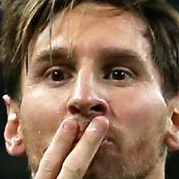
#> input picture model/dataset/cropped/lionel_messi/lionel_messi1.png, 179 x 179 px, found by its file name; its folder holds only this picture in this run
$ python sports_celebrity_classification.py
#> lines starting #> are read from the running program, lines starting #| are printed output that depends on the picture
import numpy as np
import cv2
import pywt
import os
import joblib

# Function to perform Wavelet Transform and return the transformed image
def w2d(img, mode='haar', level=1):
    imArray = img
    # Convert to grayscale
    imArray = cv2.cvtColor(imArray, cv2.COLOR_RGB2GRAY)
    # Convert to float
    imArray = np.float32(imArray)
    imArray /= 255
    # Compute coefficients
    coeffs = pywt.wavedec2(imArray, mode, level=level)

    # Process Coefficients
    coeffs_H = list(coeffs)
    coeffs_H[0] *= 0

    # Reconstruction
    imArray_H = pywt.waverec2(coeffs_H, mode)
    imArray_H *= 255
    imArray_H = np.uint8(imArray_H)

    return imArray_H

# Path to cropped data
path_to_cr_data = "C:/Users/HP/Desktop/python/project2/model/dataset/cropped/"

# Reload the cropped images and update X and y
def update_X_y(path_to_cr_data, class_dict):
    X, y = [], []
    for celeb_name, class_index in class_dict.items():
        celeb_folder = os.path.join(path_to_cr_data, celeb_name)
        print(f"Processing folder: {celeb_folder}")
        if os.path.exists(celeb_folder):
            for img_file in os.listdir(celeb_folder):
                img_path = os.path.join(celeb_folder, img_file)
                if os.path.isfile(img_path):
                    print(f"Processing image: {img_path}")
                    img = cv2.imread(img_path)
#> img is the input picture: shape (179, 179, 3); mean B, G, R 87, 109.2, 138.2
                    if img is not None:
                        scalled_raw_img = cv2.resize(img, (32, 32))
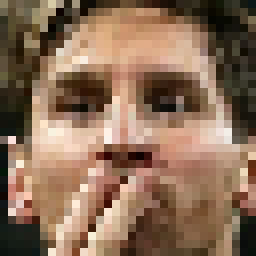
#> scalled_raw_img: shape (32, 32, 3) (shown 8 times larger); mean B, G, R 87.3, 109.7, 138.6
                        img_har = w2d(img, 'db1', 5)
#> in w2d, `imArray = cv2.cvtColor(imArray, cv2.COLOR_RGB2GRAY)`:
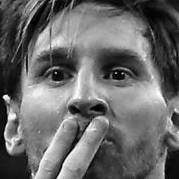
#> imArray: shape (179, 179); min 0, max 253, mean 105.9
#> in w2d, `coeffs = pywt.wavedec2(imArray, mode, level=level)`: coeffs = 6 items
#> in w2d, `imArray_H = pywt.waverec2(coeffs_H, mode)`:
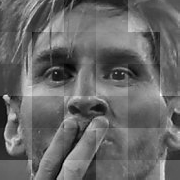
#> imArray_H: shape (180, 180) float32; min -0.564, max 0.815, mean 0.00176; drawn with min black and max white
#> in w2d, `imArray_H = np.uint8(imArray_H)`:
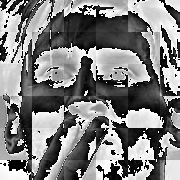
#> imArray_H: shape (180, 180); min 0, max 255, mean 127.1
                        scalled_img_har = cv2.resize(img_har, (32, 32))
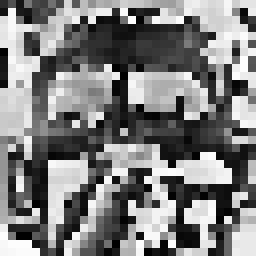
#> scalled_img_har: shape (32, 32) (shown 8 times larger); min 0, max 254, mean 124.9
                        combined_img = np.vstack((scalled_raw_img.reshape(32*32*3, 1), scalled_img_har.reshape(32*32, 1)))
#> combined_img = 4096 values, max 255 at index 1577, min 0 at index 126, mean 115.1
                        combined_img = combined_img.flatten()  # Ensure the combined image is 1D
                        X.append(combined_img)
                        y.append(class_index)
                    else:
                        print(f"Failed to read image: {img_path}")
        else:
            print(f"Folder does not exist: {celeb_folder}")
#> pass 2 of the loop in update_X_y, `for celeb_name, class_index in class_dict.items():`:
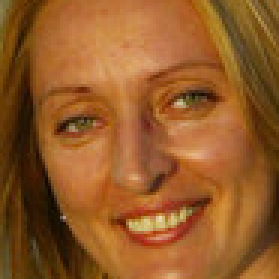
#> input picture model/dataset/cropped/maria_sharapova/maria_sharapova1.png, 93 x 93 px, found by its file name (shown 3 times larger)
#> in update_X_y, img is the input picture: shape (93, 93, 3); mean B, G, R 40.2, 90.6, 147.5
#> in w2d (call 2), `imArray_H = pywt.waverec2(coeffs_H, mode)`:
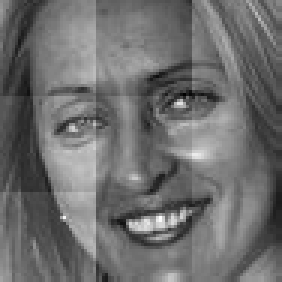
#> imArray_H: shape (94, 94) float32 (shown 3 times larger); min -0.321, max 0.426, mean 0.00167; drawn with min black and max white
#> in update_X_y, `scalled_img_har = cv2.resize(img_har, (32, 32))`:
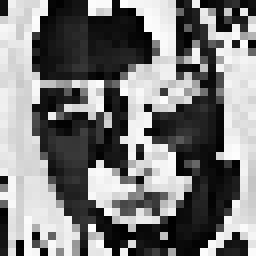
#> scalled_img_har: shape (32, 32) (shown 8 times larger); min 0, max 253, mean 122.8
#> combined_img = 4096 values, max 253 at index 3709, min 0 at index 2220, mean 99.95
    X = np.array(X)
    y = np.array(y)
    return X, y

# Define class dictionary (you may need to recreate this based on your original dataset)
class_dict = {
    'lionel_messi': 0,
    'maria_sharapova': 1,
    'roger_federer': 2,
    'serena_williams': 3,
    'virat_kohli': 4
}

# Update X and y
X, y = update_X_y(path_to_cr_data, class_dict)

print("Updated X and y arrays.")
print(f"X shape: {X.shape}")
#| X shape: (2, 4096)
print(f"y shape: {y.shape}")
#| y shape: (2,)

# Ensure X and y have the expected dimensions
if X.size == 0 or y.size == 0:
    print("No images were processed. Please check your directories and images.")
else:
    print("Images processed successfully.")

# Save X and y arrays to disk
joblib.dump(X, 'C:/Users/HP/Desktop/python/project2/model/X.pkl')
joblib.dump(y, 'C:/Users/HP/Desktop/python/project2/model/y.pkl')
